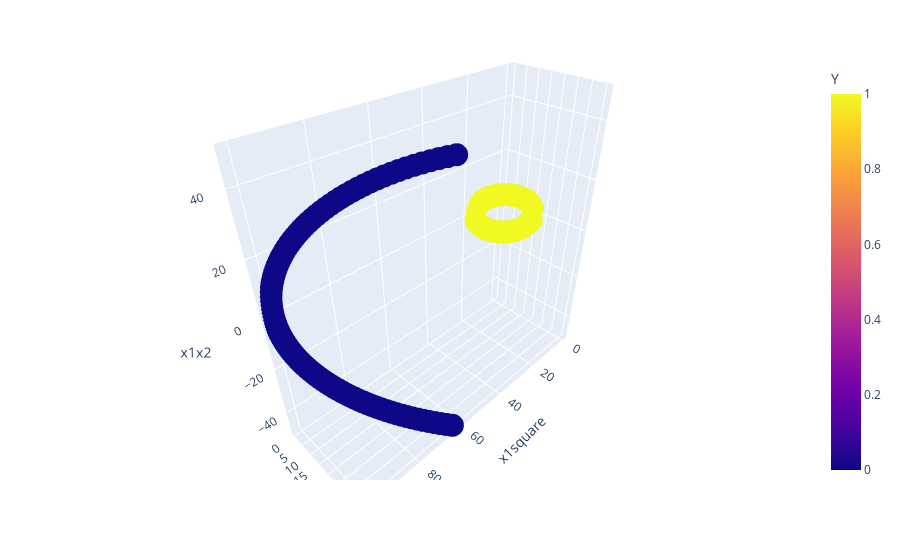

The code cell stored with this chart in its notebook:
### Code cell
import plotly.express as px

fig = px.scatter_3d(df1, x='x1square', y='x2square', z='x1x2', color='Y')  
fig.show()

### Figure 1 — Plotly figure (JSON) as saved in the notebook; plotly's stock layout.template omitted (floating-point values rounded to 4 significant figures; data arrays with more than 128 entries replaced by an {"elided": "..."} marker saying what was removed)
{"data": [{"hovertemplate": "x1square=%{x}<br>x2square=%{y}<br>x1x2=%{z}<br>Y=%{marker.color}<extra></extra>", "legendgroup": "", "marker": {"color": {"elided": "332 int values"}, "coloraxis": "coloraxis", "symbol": "circle"}, "mode": "markers", "name": "", "scene": "scene", "showlegend": false, "type": "scatter3d", "x": {"elided": "332 float values"}, "y": {"elided": "332 float values"}, "z": {"elided": "332 float values"}}], "layout": {"autosize": true, "coloraxis": {"colorbar": {"title": {"text": "Y"}}, "colorscale": [[0, "#0d0887"], [0.1111, "#46039f"], [0.2222, "#7201a8"], [0.3333, "#9c179e"], [0.4444, "#bd3786"], [0.5556, "#d8576b"], [0.6667, "#ed7953"], [0.7778, "#fb9f3a"], [0.8889, "#fdca26"], [1, "#f0f921"]]}, "legend": {"tracegroupgap": 0}, "margin": {"t": 60}, "scene": {"aspectmode": "auto", "aspectratio": {"x": 1.42, "y": 0.5138, "z": 1.37}, "domain": {"x": [0, 1], "y": [0, 1]}, "xaxis": {"title": {"text": "x1square"}, "type": "linear"}, "yaxis": {"title": {"text": "x2square"}, "type": "linear"}, "zaxis": {"title": {"text": "x1x2"}, "type": "linear"}}}}
